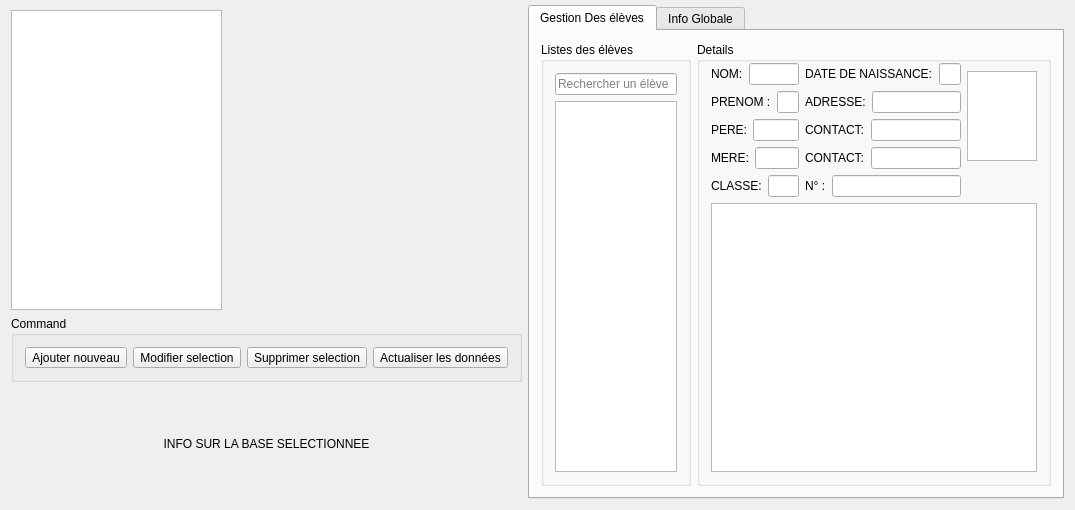
<?xml version="1.0" encoding="UTF-8"?>
<ui version="4.0">
 <class>MainWindow</class>
 <widget class="QMainWindow" name="MainWindow">
  <property name="geometry">
   <rect>
    <x>0</x>
    <y>0</y>
    <width>1018</width>
    <height>510</height>
   </rect>
  </property>
  <property name="windowTitle">
   <string>MainWindow</string>
  </property>
  <widget class="QWidget" name="centralWidget">
   <layout class="QHBoxLayout" name="horizontalLayout_13" stretch="0,1">
    <property name="topMargin">
     <number>5</number>
    </property>
    <item>
     <layout class="QVBoxLayout" name="verticalLayout" stretch="0,0,0,0,0">
      <property name="leftMargin">
       <number>0</number>
      </property>
      <property name="topMargin">
       <number>5</number>
      </property>
      <property name="rightMargin">
       <number>0</number>
      </property>
      <item>
       <widget class="sutreeview" name="treeView">
        <property name="minimumSize">
         <size>
          <width>180</width>
          <height>300</height>
         </size>
        </property>
        <property name="maximumSize">
         <size>
          <width>211</width>
          <height>500</height>
         </size>
        </property>
       </widget>
      </item>
      <item>
       <widget class="QGroupBox" name="groupBox_3">
        <property name="title">
         <string>Command</string>
        </property>
        <layout class="QHBoxLayout" name="horizontalLayout_12">
         <item>
          <layout class="QHBoxLayout" name="horizontalLayout">
           <item>
            <widget class="QToolButton" name="cmdAdd">
             <property name="text">
              <string extracomment="Ajouter nouveau">Ajouter nouveau</string>
             </property>
             <property name="icon">
              <iconset resource="ressources.qrc">
               <normaloff>:/images/file_add.png</normaloff>:/images/file_add.png</iconset>
             </property>
             <property name="iconSize">
              <size>
               <width>30</width>
               <height>30</height>
              </size>
             </property>
            </widget>
           </item>
           <item>
            <widget class="QToolButton" name="cmdEdit">
             <property name="text">
              <string>Modifier selection</string>
             </property>
             <property name="icon">
              <iconset resource="ressources.qrc">
               <normaloff>:/images/file_edit.png</normaloff>:/images/file_edit.png</iconset>
             </property>
             <property name="iconSize">
              <size>
               <width>30</width>
               <height>30</height>
              </size>
             </property>
            </widget>
           </item>
           <item>
            <widget class="QToolButton" name="cmdDelete">
             <property name="text">
              <string>Supprimer selection</string>
             </property>
             <property name="icon">
              <iconset resource="ressources.qrc">
               <normaloff>:/images/file_delete.png</normaloff>:/images/file_delete.png</iconset>
             </property>
             <property name="iconSize">
              <size>
               <width>30</width>
               <height>30</height>
              </size>
             </property>
            </widget>
           </item>
           <item>
            <widget class="QToolButton" name="cmdRefresh">
             <property name="text">
              <string>Actualiser les données</string>
             </property>
             <property name="icon">
              <iconset resource="ressources.qrc">
               <normaloff>:/images/file_refresh.png</normaloff>:/images/file_refresh.png</iconset>
             </property>
             <property name="iconSize">
              <size>
               <width>30</width>
               <height>30</height>
              </size>
             </property>
            </widget>
           </item>
          </layout>
         </item>
        </layout>
       </widget>
      </item>
      <item>
       <spacer name="verticalSpacer_2">
        <property name="orientation">
         <enum>Qt::Vertical</enum>
        </property>
        <property name="sizeHint" stdset="0">
         <size>
          <width>22</width>
          <height>32</height>
         </size>
        </property>
       </spacer>
      </item>
      <item>
       <widget class="QLabel" name="labelInformation">
        <property name="text">
         <string>INFO SUR LA BASE SELECTIONNEE</string>
        </property>
        <property name="alignment">
         <set>Qt::AlignCenter</set>
        </property>
       </widget>
      </item>
      <item>
       <spacer name="verticalSpacer">
        <property name="orientation">
         <enum>Qt::Vertical</enum>
        </property>
        <property name="sizeHint" stdset="0">
         <size>
          <width>20</width>
          <height>35</height>
         </size>
        </property>
       </spacer>
      </item>
     </layout>
    </item>
    <item>
     <widget class="QTabWidget" name="tabWidget">
      <property name="currentIndex">
       <number>0</number>
      </property>
      <widget class="QWidget" name="tabGestion">
       <attribute name="title">
        <string>Gestion Des élèves</string>
       </attribute>
       <layout class="QHBoxLayout" name="horizontalLayout_11" stretch="0,1">
        <item>
         <widget class="QGroupBox" name="groupBox_2">
          <property name="minimumSize">
           <size>
            <width>150</width>
            <height>0</height>
           </size>
          </property>
          <property name="maximumSize">
           <size>
            <width>350</width>
            <height>16777215</height>
           </size>
          </property>
          <property name="title">
           <string>Listes des élèves</string>
          </property>
          <layout class="QHBoxLayout" name="horizontalLayout_10">
           <item>
            <layout class="QVBoxLayout" name="verticalLayout_2">
             <item>
              <widget class="QLineEdit" name="seachEdit">
               <property name="placeholderText">
                <string>Rechercher un élève</string>
               </property>
              </widget>
             </item>
             <item>
              <widget class="sublistview" name="nomsDesEleves">
               <property name="modelColumn">
                <number>0</number>
               </property>
              </widget>
             </item>
            </layout>
           </item>
          </layout>
         </widget>
        </item>
        <item>
         <widget class="QGroupBox" name="groupBox">
          <property name="title">
           <string>Details</string>
          </property>
          <layout class="QGridLayout" name="gridLayout" rowstretch="0,0,0,0,0,0" columnstretch="0,0,1">
           <property name="topMargin">
            <number>1</number>
           </property>
           <item row="0" column="0">
            <layout class="QHBoxLayout" name="horizontalLayout_6" stretch="0,0">
             <item>
              <widget class="QLabel" name="label_2">
               <property name="text">
                <string>NOM:</string>
               </property>
              </widget>
             </item>
             <item>
              <widget class="QLineEdit" name="nomEdit"/>
             </item>
            </layout>
           </item>
           <item row="0" column="1">
            <layout class="QHBoxLayout" name="horizontalLayout_2" stretch="0,0">
             <item>
              <widget class="QLabel" name="label_8">
               <property name="text">
                <string>DATE DE NAISSANCE:</string>
               </property>
              </widget>
             </item>
             <item>
              <widget class="QLineEdit" name="dateNaissEdit"/>
             </item>
            </layout>
           </item>
           <item row="0" column="2" rowspan="4">
            <widget class="QGraphicsView" name="photoView">
             <property name="maximumSize">
              <size>
               <width>100</width>
               <height>90</height>
              </size>
             </property>
            </widget>
           </item>
           <item row="1" column="0">
            <layout class="QHBoxLayout" name="horizontalLayout_7" stretch="0,0">
             <item>
              <widget class="QLabel" name="label_4">
               <property name="text">
                <string>PRENOM :</string>
               </property>
              </widget>
             </item>
             <item>
              <widget class="QLineEdit" name="prenomEdit"/>
             </item>
            </layout>
           </item>
           <item row="1" column="1">
            <layout class="QHBoxLayout" name="horizontalLayout_3" stretch="0,0">
             <item>
              <widget class="QLabel" name="label_9">
               <property name="text">
                <string>ADRESSE:</string>
               </property>
              </widget>
             </item>
             <item>
              <widget class="QLineEdit" name="adressEdit"/>
             </item>
            </layout>
           </item>
           <item row="2" column="0">
            <layout class="QHBoxLayout" name="horizontalLayout_8" stretch="0,0">
             <item>
              <widget class="QLabel" name="label_3">
               <property name="text">
                <string>PERE:</string>
               </property>
              </widget>
             </item>
             <item>
              <widget class="QLineEdit" name="pereEdit"/>
             </item>
            </layout>
           </item>
           <item row="2" column="1">
            <layout class="QHBoxLayout" name="horizontalLayout_4" stretch="0,0">
             <item>
              <widget class="QLabel" name="label_10">
               <property name="text">
                <string>CONTACT:</string>
               </property>
              </widget>
             </item>
             <item>
              <widget class="QLineEdit" name="contactAEdit"/>
             </item>
            </layout>
           </item>
           <item row="3" column="0">
            <layout class="QHBoxLayout" name="horizontalLayout_9" stretch="0,0">
             <item>
              <widget class="QLabel" name="label_5">
               <property name="text">
                <string>MERE:</string>
               </property>
              </widget>
             </item>
             <item>
              <widget class="QLineEdit" name="mereEdit"/>
             </item>
            </layout>
           </item>
           <item row="3" column="1">
            <layout class="QHBoxLayout" name="horizontalLayout_5" stretch="0,0">
             <item>
              <widget class="QLabel" name="label_11">
               <property name="text">
                <string>CONTACT:</string>
               </property>
              </widget>
             </item>
             <item>
              <widget class="QLineEdit" name="contactBEdit"/>
             </item>
            </layout>
           </item>
           <item row="4" column="0">
            <layout class="QHBoxLayout" name="horizontalLayout_14">
             <item>
              <widget class="QLabel" name="label">
               <property name="text">
                <string>CLASSE:</string>
               </property>
              </widget>
             </item>
             <item>
              <widget class="QLineEdit" name="classeEdit"/>
             </item>
            </layout>
           </item>
           <item row="4" column="1">
            <layout class="QHBoxLayout" name="horizontalLayout_15">
             <item>
              <widget class="QLabel" name="label_6">
               <property name="text">
                <string>N° :</string>
               </property>
              </widget>
             </item>
             <item>
              <widget class="QLineEdit" name="numeroEdit"/>
             </item>
            </layout>
           </item>
           <item row="5" column="0" colspan="3">
            <widget class="QTableView" name="tableView"/>
           </item>
          </layout>
         </widget>
        </item>
       </layout>
      </widget>
      <widget class="QWidget" name="tabGlobale">
       <attribute name="title">
        <string>Info Globale</string>
       </attribute>
      </widget>
     </widget>
    </item>
   </layout>
  </widget>
  <widget class="QMenuBar" name="menuBar">
   <property name="geometry">
    <rect>
     <x>0</x>
     <y>0</y>
     <width>1018</width>
     <height>18</height>
    </rect>
   </property>
  </widget>
 </widget>
 <layoutdefault spacing="6" margin="11"/>
 <customwidgets>
  <customwidget>
   <class>sutreeview</class>
   <extends>QTreeView</extends>
   <header>sutreeview.h</header>
  </customwidget>
  <customwidget>
   <class>sublistview</class>
   <extends>QListView</extends>
   <header>sublistview.h</header>
  </customwidget>
 </customwidgets>
 <resources>
  <include location="ressources.qrc"/>
 </resources>
 <connections/>
</ui>
